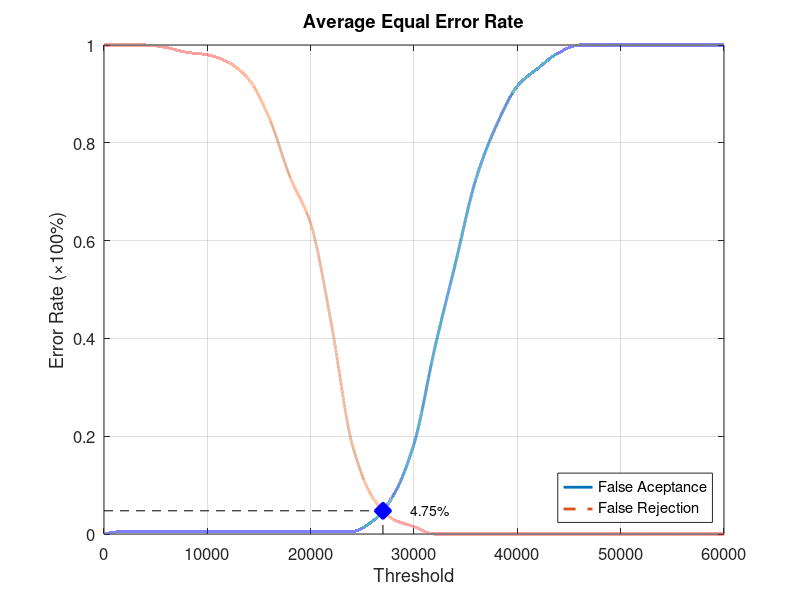
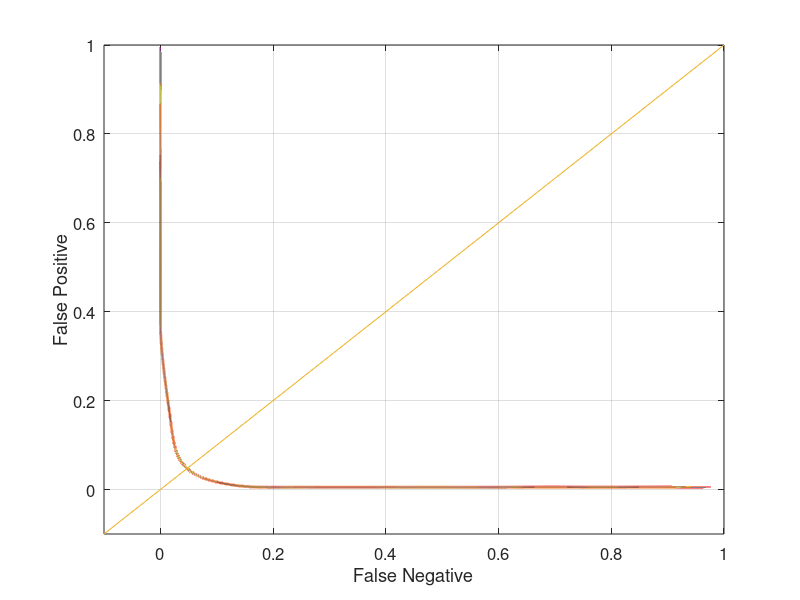

Write the MATLAB code that produced these figures, in order.
function yEER = Database5_4
close all;
clear;
clc;
x = 0:2000:60000;
xq = 0:0.5:60000;

y0 = [0 0.00526316 0.00526316 0.00526316 0.00526316 0.00526316 0.00526316 0.00526316 0.00526316 0.00526316 0.00526316 0.00526316 0.00526316 0.0263158 0.0789474 0.184211 0.378947 0.552632 0.726316 0.836842 0.915789 0.952632 0.984211 1 1 1 1 1 1 1 1];
yy0 = interp1(x, y0, xq, 'pchip');
y1 = [1 1 1 0.995 0.985 0.98 0.965 0.93 0.85 0.73 0.635 0.43 0.185 0.075 0.03 0.015 0 0 0 0 0 0 0 0 0 0 0 0 0 0 0];
yy1 = interp1(x, y1, xq, 'pchip');

% Calculating EER: 
y2 = abs(y0 - y1);
find(y2 == min(y2))
yy2 = abs(yy0 - yy1);
xEER = find(yy2 == min(yy2));
xEERIndex = xq(xEER) % X-axis EER
yEER = yy0(xEER) % Y-axis EER

main = figure
plot(xq, yy0,'-','LineWidth', 2);	hold on
plot(xq, yy1,'--','LineWidth', 2);	hold on
plot([xEERIndex xEERIndex], [0 yEER], 'k--');	hold on
plot([0 xEERIndex], [yEER yEER], 'k--');	hold on
plot(xEERIndex, yEER, 'bx', 'LineWidth', 10);	hold on
text(xEERIndex + 10 * xEERIndex / 100, yEER, [num2str(round((10000 * yEER)) / 100) '%'])
legend('False Aceptance', 'False Rejection', 'Location', 'SouthEast')
xlabel('Threshold')
ylabel('Error Rate (\times100%)')
title('Average Equal Error Rate')
set(gca, 'FontSize', 12)
axis([0 60000 0 1])
grid on

print(main, 'Database5_4Main', '-dpng');
FNRxFPR = figure('Color', [1 1 1]);
plot(yy1, yy0, '-', yy1, yy0, 'LineWidth', 2);
hold on
y = -0.1:0.1:1
plot(y, y); 
set(gca, 'FontSize', 12)
xlabel('False Negative')
ylabel('False Positive')
axis([-0.1 1 -0.1 1])
set(gca, 'FontSize', 12)
grid on

print(FNRxFPR, 'Database5_4FNRxFPR','-dpng');
end
